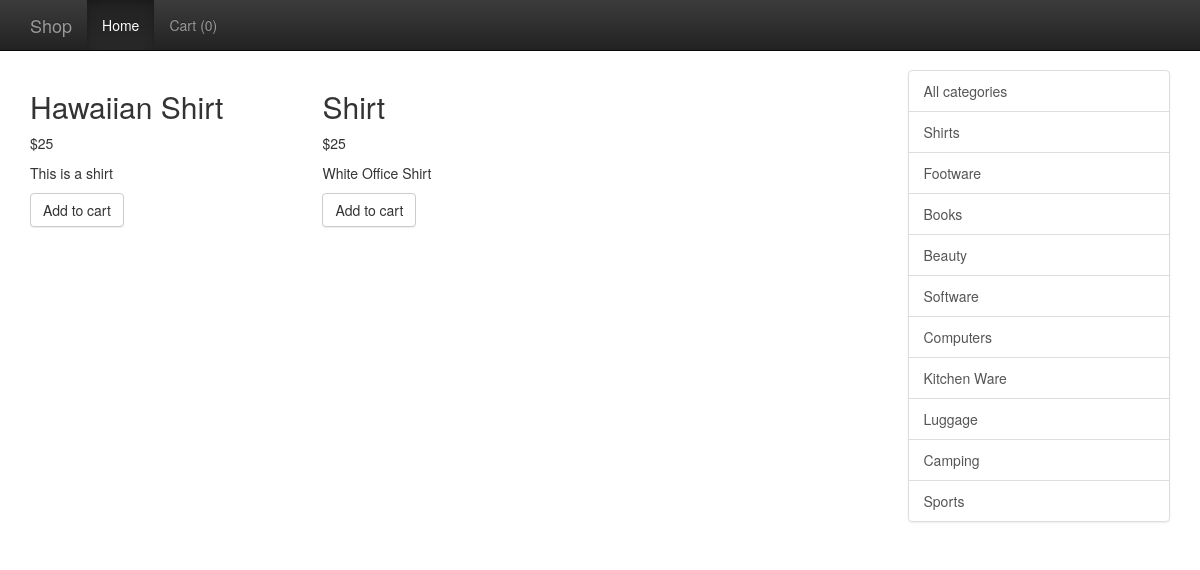
The app's page /index.php/shop/index/shirts with its own data.
### tables this page shows
CREATE TABLE IF NOT EXISTS `products` (
  `product_id` int(11) NOT NULL AUTO_INCREMENT,
  `product_name` varchar(255) NOT NULL,
  `product_code` int(11) NOT NULL,
  `product_description` varchar(255) NOT NULL,
  `category_id` int(11) NOT NULL,
  `product_price` int(11) NOT NULL,
  PRIMARY KEY (`product_id`)
);

CREATE TABLE IF NOT EXISTS `categories` (
  `cat_id` int(11) NOT NULL AUTO_INCREMENT,
  `cat_name` varchar(50) NOT NULL,
  `cat_url_name` varchar(15) NOT NULL,
  PRIMARY KEY (`cat_id`)
);

### application/controllers/Shop.php (called while the page is built, shortened)
<?php if (!defined('BASEPATH')) exit('No direct script access allowed');
class Shop extends MY_Controller {
  function __construct() {
    $this->load->library('cart');
    $this->load->helper('form');
    $this->load->helper('url');
    $this->load->helper('security');
    $this->load->model('Shop_model');
    $this->load->database();
    $this->load->library('form_validation');
  }
  public function index() {
    if (!$this->uri->segment(3)) {
      $data['query'] = $this->Shop_model->get_all_products();
    } else {
      $data['query'] = $this->Shop_model->get_all_products_by_category_name($this->uri->segment(3));
    }
    $data['cat_query'] = $this->Shop_model->get_all_categories();
    $cart_contents = $this->session->userdata('cart_contents');
    $data['items'] = $cart_contents['total_items'];
    $this->load->view('common/header');
    $this->load->view('nav/top_nav', $data);
    $this->load->view('shop/display_products', $data);
    $this->load->view('common/footer');
  }
}

### index.php (called while the page is built, shortened)
<?php
require_once BASEPATH.'core/CodeIgniter.php';

### application/models/Shop_model.php (called while the page is built, shortened)
<?php if ( ! defined('BASEPATH')) exit('No direct script access allowed');
class Shop_model extends CI_Model {
  public function get_all_products_by_category_name($cat_url_name = null) {
    if ($cat_url_name) {
      $this->db->where('cat_url_name', $cat_url_name);
      $cat_query = $this->db->get('categories');
      foreach ($cat_query->result() as $row) {
        $category_id = $row->cat_id;
      }
      $this->db->where('category_id', $category_id);
    }
    $query = $this->db->get('products');
    return $query;
  }
  public function get_all_categories($cat_url_name = null) {
    $query = $this->db->get('categories');
    return $query;
  }
}

### application/views/shop/display_products.php (the view)
<div class="row row-offcanvas row-offcanvas-right">
  <div class="col-xs-12 col-sm-9">
    <div class="row">
      <?php foreach ($query->result() as $row) : ?>
        <div class="col-6 col-sm-6 col-lg-4">
          <h2><?php echo $row->product_name ; ?></h2>
          <p>$<?php echo $row->product_price ; ?></p>
          <p><?php echo $row->product_description ; ?></p>
        <?php echo anchor('shop/add/'.$row->product_id, $this->lang->line('index_add_to_cart'), 'class="btn btn-default"') ; ?>
        </div>
      <?php endforeach ; ?>
    </div>
  </div>
  <div class="col-xs-6 col-sm-3 sidebar-offcanvas" id="sidebar" role="navigation">
    <div class="list-group">
      <?php echo anchor(base_url(), $this->lang->line('index_all_categories'), 'class="list-group-item"') ; ?>
      <?php foreach ($cat_query->result() as $row) : ?>
       <?php echo anchor('shop/index/'.$row->cat_url_name, $row->cat_name, 'class="list-group-item"') ; ?>
      <?php endforeach ; ?>
    </div>
  </div>
</div>

### records on screen
products: product_name "Hawaiian Shirt", product_price "25", product_description "This is a shirt", product_id "Add to cart"
products: product_name "Shirt", product_price "25", product_description "White Office Shirt", product_id "Add to cart"
categories: cat_url_name+cat_name "Shirts"
categories: cat_url_name+cat_name "Footware"
categories: cat_url_name+cat_name "Books"
categories: cat_url_name+cat_name "Beauty"
categories: cat_url_name+cat_name "Software"
categories: cat_url_name+cat_name "Computers"
categories: cat_url_name+cat_name "Kitchen Ware"
categories: cat_url_name+cat_name "Luggage"
categories: cat_url_name+cat_name "Camping"
categories: cat_url_name+cat_name "Sports"

### other values on screen
$this->lang->line('system_system_name') "Shop"
anchor('shop', $this->lang->line('nav_home')) "Home"
